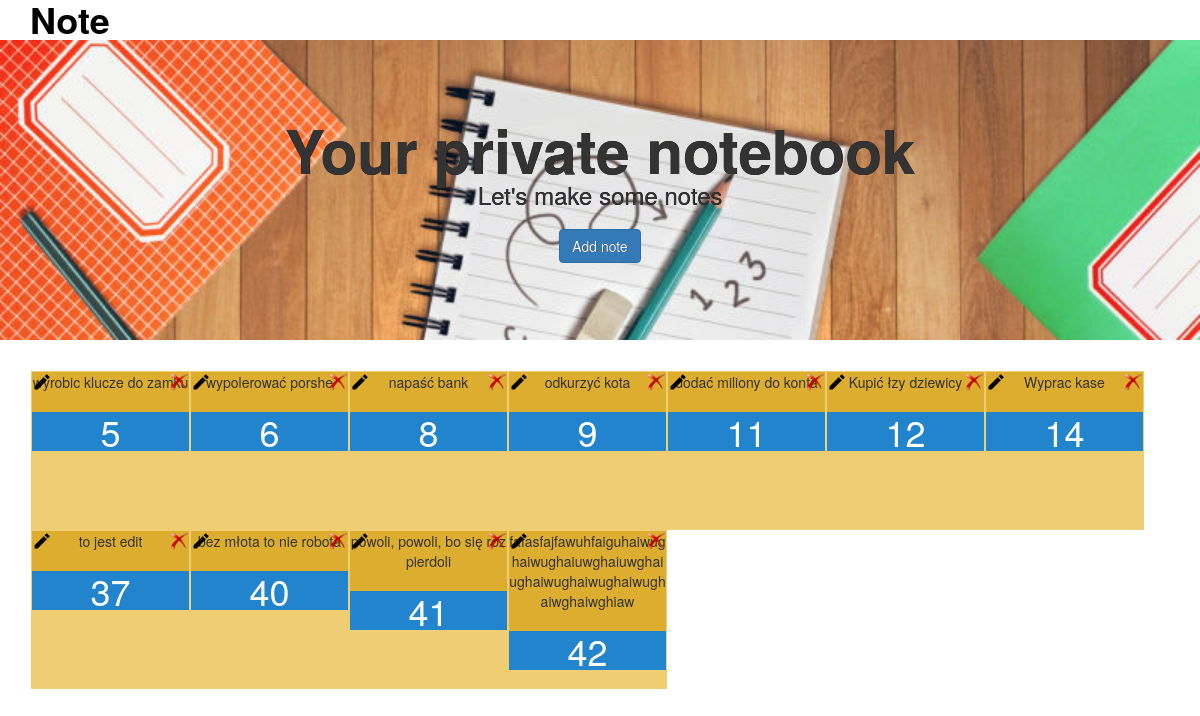
The page / on the database its author committed.
### notes/models.py (models this page shows, shortened)
class Note(models.Model):
    text = models.TextField(max_length=120)
    created = models.DateTimeField(auto_now_add=True)

### notes/views.py (the view)
# urls.py: url(r'^$', HomeView.as_view(), name='home'),
class HomeView(View):
    def get(self, request):
        notes = Note.objects.all()
        ctx = {"notes": notes}
        return render(request, "note.html", ctx)

### notes/templates/note.html (shortened to what this page needs)
{% extends 'base.html' %}
{% block content %}
        <section class="container">
            <ul id="sortable">
                {% for note in notes %}
                <li class="ui-state-default">
                    <div class="topcorner">
                        <a href="/update_note/{{ note.id }}">
                            <img src="static/image/edit.png" class ="left-corn"/>
                        </a>
                        <a href="/del_note/{{ note.id }}">
                            <img src="static/image/del.png" class ="ribbon"/>
                        </a>
                    </div>
                    <div class="flip">
                        <div class="front">
                            {{ note.text }}
                        </div>
                        <div class="back">
                            <h1>{{ note.id }}</h1>
                        </div>
                    </div>
                </li>
                {% endfor %}
            </ul>
        </section>
{% endblock %}

### notes/static/css/style.css (style rules this page uses)
#sortable { list-style-type: none; margin: 1px; padding: 0; width: 60%vw; }
#sortable li { padding: 1px; width: 159px; float: left; height: 159px; font-size: 1em; text-align: center; background-color: rgba(238, 205, 115, 1); }
body { background: url(https://i.imgur.com/2BdQt0g.jpg); }
.flip { word-break:break-all; margin: 0 auto; background-color: rgba(218, 165, 32, 0.8); }
.flip .back { background: #2184cd; color: #fff; text-align: center; }
.topcorner { position:relative; background-color: black; }
.ribbon { width:20px; height:20px; position:absolute; top:0; right:0; }
.left-corn { width:20px; height:20px; position:absolute; top:0; left:0px; }

### rows shown on the page
Note: text "wyrobic klucze do zamku", id "5"
Note: text "wypolerować porshe", id "6"
Note: text "napaść bank", id "8"
Note: text "odkurzyć kota", id "9"
Note: text "dodać miliony do konta", id "11"
Note: text "Kupić łzy dziewicy", id "12"
Note: text "Wyprac kase", id "14"
Note: text "to jest edit", id "37"
Note: text "bez młota to nie robota", id "40"
Note: text "powoli, powoli, bo się rozpierdoli", id "41"
Note: text "fafasfajfawuhfaiguhaiwughaiwughaiuwghaiuwghaiughaiwughaiwughaiwughaiwghaiwghiaw", id "42"
